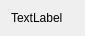
<?xml version="1.0" encoding="UTF-8"?>
<ui version="4.0">
 <class>ToneMappingOperator</class>
 <widget class="QWidget" name="ToneMappingOperator">
  <property name="geometry">
   <rect>
    <x>0</x>
    <y>0</y>
    <width>85</width>
    <height>35</height>
   </rect>
  </property>
  <property name="windowTitle">
   <string>Form</string>
  </property>
  <layout class="QVBoxLayout" name="verticalLayout">
   <item>
    <widget class="QLabel" name="label">
     <property name="text">
      <string>TextLabel</string>
     </property>
    </widget>
   </item>
  </layout>
 </widget>
 <resources/>
 <connections/>
</ui>
